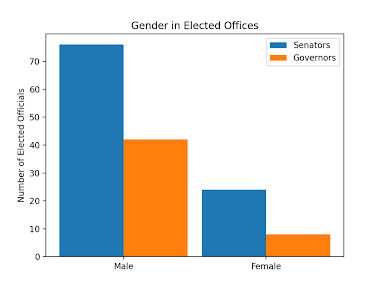

The script that drew this image:
#importing stuff
import json
import pprint
import matplotlib.pyplot as plt
import numpy as np

#GRAPH 2:
#bar chart looking at number of male/female within senate and governors 

govmales=0
govfemales=0
senmales=0
senfemales=0
'''
sen = []
with open('us_senators.json') as f:
        senate = f.read()
        sen += json.loads(senate)
xs = []
seny = []
for line in sen:
        xs.append(line['gender'])
        seny.append(line['number']) #don't know what my y axis would be
xs.reverse()
seny.reverse()

gov = []
with open('us_governors.json') as f:
        governor = f.read()
        gov += json.loads(governor)
govy = []
for line in gov:
        govy.append(line['number'])
xs.reverse()
govy.reverse()

'''

# with open('us_senators.json', 'r', encoding = 'ASCII') as f:
#     sen = f.read()
#     us_senators = json.loads(sen)
# with open('us_governors.json', 'r', encoding = 'ASCII') as f:
#     gov = f.read()
#     us_governors = json.loads(gov)

#  sendata=us_senators[1]
#  govdata=us_governors[1]


# sendicts = {senators['gender']: senators['']}
# sengen = sorted(sendicts.keys())
# senamount = sorted(sendicts.values())

# govdicts:
# govegen:
# govamount:

file1= 'us_senators.json'
with open(file1) as f:
    text = f.read()
    us_senators=json.loads(text)
file2= 'us_governors.json'
with open(file2) as g:
    text = g.read()
    us_governors=json.loads(text)

pprint.pprint(us_senators)

for governor in us_governors:  
    for key in governor:
        if key =='gender':
            if governor['gender']=='male':
                    govmales+=1
            if governor['gender']=='female':
                    govfemales+=1
for senator in us_senators:
    for key in us_senators['objects']:
        if key['person']['gender']=='male':
            senmales+=1            
        if key['person']['gender']=='female':
            senfemales+=1
senfemales = senfemales/2
senmales = senmales/2
print(senfemales)
print(govfemales)
print(senmales)
print(govmales)

#[0]['person']['gender']
#us_senators['objects'][1]

labels = ['Male', 'Female']
sen = [senmales, senfemales]
gov = [govmales, govfemales]

x = np.arange(len(labels)) 
width = 0.45

fig, ax = plt.subplots()
rects1 = ax.bar(x - width/2, sen, width, label='Senators')
rects2 = ax.bar(x + width/2, gov, width, label='Governors')
ax.set_ylabel('Number of Elected Officials')
ax.set_title('Gender in Elected Offices')
ax.set_xticks(x)
ax.set_xticklabels(labels)
ax.legend()

plt.show()
ax.bar_label(rects1, padding=3)
ax.bar_label(rects2, padding=3)
